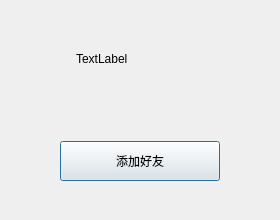
<?xml version="1.0" encoding="UTF-8"?>
<ui version="4.0">
 <class>FindSuccessDlg</class>
 <widget class="QDialog" name="FindSuccessDlg">
  <property name="geometry">
   <rect>
    <x>0</x>
    <y>0</y>
    <width>280</width>
    <height>220</height>
   </rect>
  </property>
  <property name="windowTitle">
   <string>Dialog</string>
  </property>
  <layout class="QVBoxLayout" name="verticalLayout">
   <item>
    <widget class="QWidget" name="widget" native="true">
     <layout class="QHBoxLayout" name="horizontalLayout">
      <item>
       <widget class="QLabel" name="head_lb">
        <property name="minimumSize">
         <size>
          <width>50</width>
          <height>50</height>
         </size>
        </property>
        <property name="maximumSize">
         <size>
          <width>50</width>
          <height>50</height>
         </size>
        </property>
        <property name="text">
         <string/>
        </property>
        <property name="alignment">
         <set>Qt::AlignmentFlag::AlignCenter</set>
        </property>
       </widget>
      </item>
      <item>
       <widget class="QLabel" name="name_lb">
        <property name="text">
         <string>TextLabel</string>
        </property>
       </widget>
      </item>
      <item>
       <spacer name="horizontalSpacer">
        <property name="orientation">
         <enum>Qt::Orientation::Horizontal</enum>
        </property>
        <property name="sizeHint" stdset="0">
         <size>
          <width>40</width>
          <height>20</height>
         </size>
        </property>
       </spacer>
      </item>
     </layout>
    </widget>
   </item>
   <item>
    <widget class="QWidget" name="widget_2" native="true">
     <layout class="QHBoxLayout" name="horizontalLayout_2">
      <item>
       <widget class="ClickedBtn" name="add_friend_btn">
        <property name="minimumSize">
         <size>
          <width>160</width>
          <height>40</height>
         </size>
        </property>
        <property name="maximumSize">
         <size>
          <width>160</width>
          <height>40</height>
         </size>
        </property>
        <property name="text">
         <string>添加好友</string>
        </property>
       </widget>
      </item>
     </layout>
    </widget>
   </item>
  </layout>
 </widget>
 <customwidgets>
  <customwidget>
   <class>ClickedBtn</class>
   <extends>QPushButton</extends>
   <header location="global">clickedbtn.h</header>
  </customwidget>
 </customwidgets>
 <resources/>
 <connections/>
</ui>
